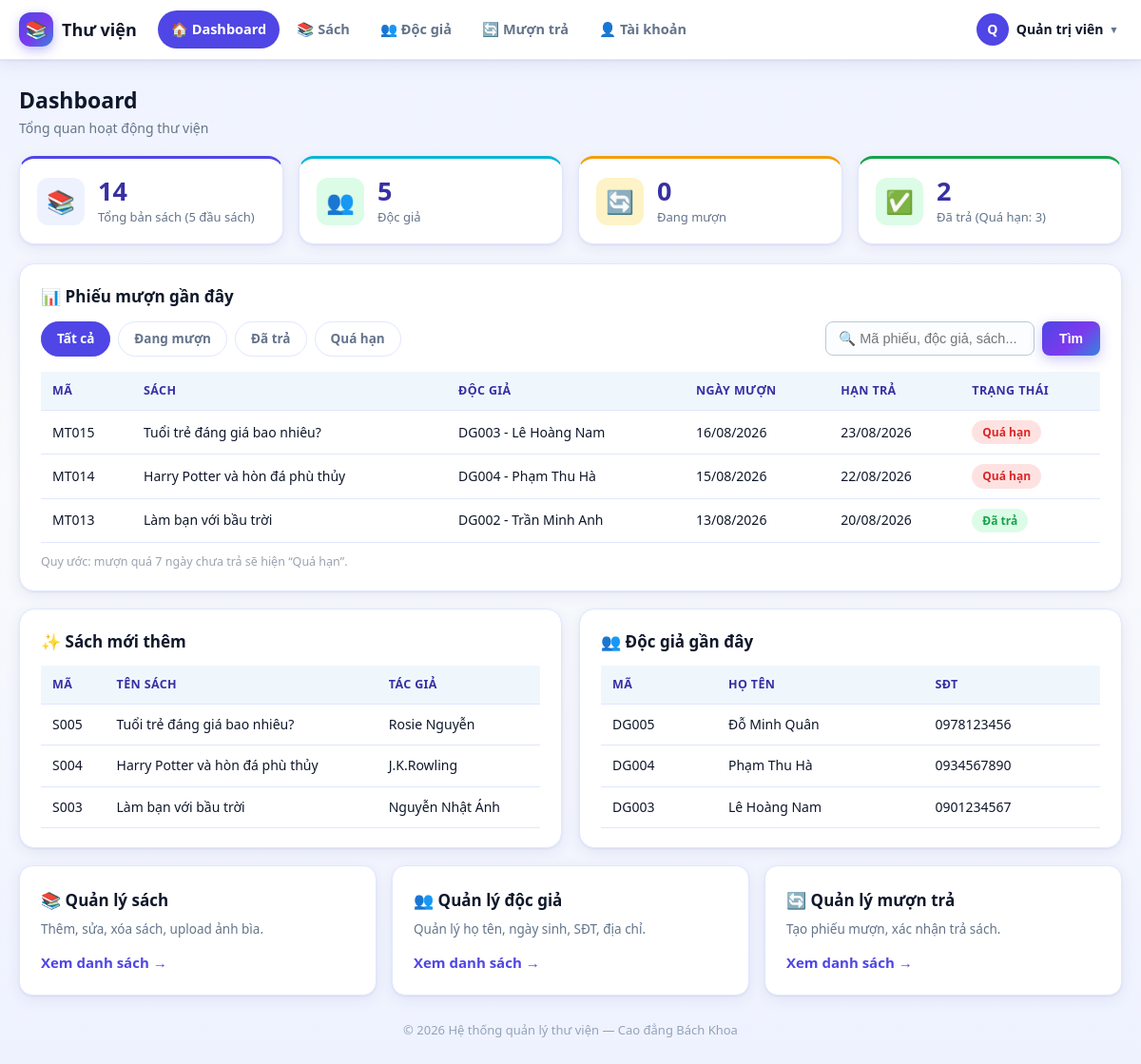
/index.php (signed in), run on the app's committed database.
### tables this page shows
CREATE TABLE IF NOT EXISTS `muon_tra` (
  `id_muon_tra` int(11) NOT NULL AUTO_INCREMENT,
  `id_sach` int(11) NOT NULL,
  `id_doc_gia` int(11) NOT NULL,
  `ngay_muon` date NOT NULL,
  `ngay_tra` date DEFAULT NULL,
  `trang_thai` varchar(30) DEFAULT 'Đang mượn',
  PRIMARY KEY (`id_muon_tra`),
  KEY `fk_muontra_sach` (`id_sach`),
  KEY `fk_muontra_docgia` (`id_doc_gia`)
);

CREATE TABLE IF NOT EXISTS `quyensach` (
  `id_sach` int(11) NOT NULL AUTO_INCREMENT,
  `name` varchar(255) NOT NULL,
  `img` varchar(255) NOT NULL,
  `tac_gia` varchar(255) NOT NULL,
  `the_loai` varchar(255) NOT NULL,
  `so_luong` int(11) NOT NULL DEFAULT 1,
  PRIMARY KEY (`id_sach`)
);

CREATE TABLE IF NOT EXISTS `doc_gia` (
  `id_doc_gia` int(11) NOT NULL AUTO_INCREMENT,
  `ho_ten` varchar(100) NOT NULL,
  `ngay_sinh` date DEFAULT NULL,
  `gioi_tinh` varchar(10) DEFAULT NULL,
  `so_dien_thoai` varchar(15) DEFAULT NULL,
  `dia_chi` varchar(255) DEFAULT NULL,
  PRIMARY KEY (`id_doc_gia`)
);

### config/helpers.php (called while the page is built, shortened)
<?php
function e($s) {
    if ($s == null) {
        $s = '';
    }
    return htmlspecialchars($s, ENT_QUOTES, 'UTF-8');
}

### config/muon_helper.php (called while the page is built, shortened)
<?php
function hanTra($ngayMuon) {
    return date('Y-m-d', strtotime($ngayMuon . ' +' . SO_NGAY_DUOC_MUON . ' days'));
}
function tinhTrangThai($phieu) {
    if (!empty($phieu['ngay_tra'])) {
        return 'Đã trả';
    }
    $han = hanTra($phieu['ngay_muon'] ?? '');
    if (date('Y-m-d') > $han) {
        return 'Quá hạn';
    }
    return 'Đang mượn';
}
function lopBadge($trangThai) {
    if ($trangThai === 'Đã trả') {
        return 'b-tra';
    }
    if ($trangThai === 'Quá hạn') {
        return 'b-han';
    }
    return 'b-muon';
}

### index.php (the view, shortened to what this page needs)
<?php
require_once __DIR__ . '/config/database.php';
$tongSach   = (int) $pdo->query('SELECT COALESCE(SUM(so_luong),0) FROM quyensach')->fetchColumn();
$tongDauSach = (int) $pdo->query('SELECT COUNT(*) FROM quyensach')->fetchColumn();
$tongDocGia = (int) $pdo->query('SELECT COUNT(*) FROM doc_gia')->fetchColumn();
$daTra      = (int) $pdo->query('SELECT COUNT(*) FROM muon_tra WHERE ngay_tra IS NOT NULL')->fetchColumn();
$quaHan     = (int) $pdo->query('SELECT COUNT(*) FROM muon_tra WHERE ngay_tra IS NULL AND CURDATE() > DATE_ADD(ngay_muon, INTERVAL ' . SO_NGAY_DUOC_MUON . ' DAY)')->fetchColumn();
$dangMuon   = (int) $pdo->query('SELECT COUNT(*) FROM muon_tra WHERE ngay_tra IS NULL AND CURDATE() <= DATE_ADD(ngay_muon, INTERVAL ' . SO_NGAY_DUOC_MUON . ' DAY)')->fetchColumn();
$loc = $_GET['loc'] ?? 'all';
$tuKhoa = trim($_GET['q'] ?? '');
$sql = "SELECT m.*, q.name AS ten_sach, d.ho_ten
        FROM muon_tra m
        LEFT JOIN quyensach q ON m.id_sach = q.id_sach
        LEFT JOIN doc_gia d ON m.id_doc_gia = d.id_doc_gia
        WHERE 1 = 1";
$thamSo = [];
$sql .= " ORDER BY m.id_muon_tra DESC LIMIT 3";
$stmt = $pdo->prepare($sql);
$stmt->execute($thamSo);
$recent = $stmt->fetchAll();
$sachMoi = $pdo->query('SELECT * FROM quyensach ORDER BY id_sach DESC LIMIT 3')->fetchAll();
$docGiaMoi = $pdo->query('SELECT * FROM doc_gia ORDER BY id_doc_gia DESC LIMIT 3')->fetchAll();
include __DIR__ . '/partials/top.php';
?>
<div class="page-head" id="thongke">
    <div>
        <h2>Dashboard</h2>
        <p class="sub">Tổng quan hoạt động thư viện</p>
    </div>
</div>
<div class="stats">
    <div class="stat"><div class="stat-ico si-blue">📚</div><div><div class="num"><?= $tongSach ?></div><div class="lbl">Tổng bản sách (<?= $tongDauSach ?> đầu sách)</div></div></div>
    <div class="stat"><div class="stat-ico si-green">👥</div><div><div class="num"><?= $tongDocGia ?></div><div class="lbl">Độc giả</div></div></div>
    <div class="stat"><div class="stat-ico si-amber">🔄</div><div><div class="num"><?= $dangMuon ?></div><div class="lbl">Đang mượn</div></div></div>
    <div class="stat"><div class="stat-ico si-green">✅</div><div><div class="num"><?= $daTra ?></div><div class="lbl">Đã trả<?= $quaHan > 0 ? " (Quá hạn: $quaHan)" : '' ?></div></div></div>
</div>
<div class="panel">
    <h3>📊 Phiếu mượn gần đây</h3>
    <div class="filter-row">
        <div class="filter-pills">
            <a class="<?= $loc === 'all' ? 'active' : '' ?>" href="index.php?loc=all&q=<?= urlencode($tuKhoa) ?>#thongke">Tất cả</a>
            <a class="<?= $loc === 'dang_muon' ? 'active' : '' ?>" href="index.php?loc=dang_muon&q=<?= urlencode($tuKhoa) ?>#thongke">Đang mượn</a>
            <a class="<?= $loc === 'da_tra' ? 'active' : '' ?>" href="index.php?loc=da_tra&q=<?= urlencode($tuKhoa) ?>#thongke">Đã trả</a>
            <a class="<?= $loc === 'qua_han' ? 'active' : '' ?>" href="index.php?loc=qua_han&q=<?= urlencode($tuKhoa) ?>#thongke">Quá hạn</a>
        </div>
        <form class="filter-search" method="GET" action="index.php">
            <input type="text" name="q" placeholder="🔍 Mã phiếu, độc giả, sách..." value="<?= e($tuKhoa) ?>">
            <button type="submit" class="btn btn-primary" style="width:auto;">Tìm</button>
        </form>
    </div>
    <table class="tbl">
        <thead><tr><th>Mã</th><th>Sách</th><th>Độc giả</th><th>Ngày mượn</th><th>Hạn trả</th><th>Trạng thái</th></tr></thead>
        <tbody>
        <?php foreach ($recent as $r): ?>
            <?php
            if (!empty($r['id_doc_gia'])) {
                $maDocGia = 'DG' . str_pad($r['id_doc_gia'], 3, '0', STR_PAD_LEFT);
                $tenDocGia = $maDocGia . ' - ' . ($r['ho_ten'] ?? '');
            } else {
                $tenDocGia = '—';
            }
            $hienThi = tinhTrangThai($r);
            $han = hanTra($r['ngay_muon'] ?? '');
            ?>
            <tr>
                <td>MT<?= str_pad($r['id_muon_tra'], 3, '0', STR_PAD_LEFT) ?></td>
                <td><?= e($r['ten_sach'] ?? '—') ?></td>
                <td><?= e($tenDocGia) ?></td>
                <td><?= $r['ngay_muon'] ? date('d/m/Y', strtotime($r['ngay_muon'])) : '' ?></td>
                <td><?= $han != '' ? date('d/m/Y', strtotime($han)) : '—' ?></td>
                <td>
                    <span class="badge <?= lopBadge($hienThi) ?>"><?= e($hienThi) ?></span>
                </td>
            </tr>
        <?php endforeach; ?>
        </tbody>
    </table>
    <p style="color:#9ca3af;font-size:12.5px;margin-top:10px;">Quy ước: mượn quá <?= SO_NGAY_DUOC_MUON ?> ngày chưa trả sẽ hiện “Quá hạn”.</p>
</div>
<div class="duo-panels">
    <div class="panel">
        <h3>✨ Sách mới thêm</h3>
        <table class="tbl">
            <thead><tr><th>Mã</th><th>Tên sách</th><th>Tác giả</th></tr></thead>
            <tbody>
            <?php foreach ($sachMoi as $s): ?>
                <tr>
                    <td>S<?= str_pad($s['id_sach'], 3, '0', STR_PAD_LEFT) ?></td>
                    <td><?= e($s['name']) ?></td>
                    <td><?= e($s['tac_gia']) ?></td>
                </tr>
            <?php endforeach; ?>
            </tbody>
        </table>
    </div>
    <div class="panel">
        <h3>👥 Độc giả gần đây</h3>
        <table class="tbl">
            <thead><tr><th>Mã</th><th>Họ tên</th><th>SĐT</th></tr></thead>
            <tbody>
            <?php foreach ($docGiaMoi as $d): ?>
                <tr>
                    <td>DG<?= str_pad($d['id_doc_gia'], 3, '0', STR_PAD_LEFT) ?></td>
                    <td><?= e($d['ho_ten']) ?></td>
                    <td><?= e($d['so_dien_thoai'] ?? '') ?></td>
                </tr>
            <?php endforeach; ?>
            </tbody>
        </table>
    </div>
</div>
<div class="cards">
    <a class="card" href="product.php"><h3>📚 Quản lý sách</h3><p>Thêm, sửa, xóa sách, upload ảnh bìa.</p><span class="arrow">Xem danh sách →</span></a>
    <a class="card" href="docgia.php"><h3>👥 Quản lý độc giả</h3><p>Quản lý họ tên, ngày sinh, SĐT, địa chỉ.</p><span class="arrow">Xem danh sách →</span></a>
    <a class="card" href="muontra.php"><h3>🔄 Quản lý mượn trả</h3><p>Tạo phiếu mượn, xác nhận trả sách.</p><span class="arrow">Xem danh sách →</span></a>
</div>
<?php include __DIR__ . '/partials/bottom.php'; ?>

### data on the page
muon_tra: id_muon_tra "015", id_sach.name "Tuổi trẻ đáng giá bao nhiêu?", id_doc_gia.ho_ten "DG003 - Lê Hoàng Nam", ngay_muon "16/08/2026", ngay_muon "23/08/2026", ngay_muon "Quá hạn"
muon_tra: id_muon_tra "014", id_sach.name "Harry Potter và hòn đá phù thủy", id_doc_gia.ho_ten "DG004 - Phạm Thu Hà", ngay_muon "15/08/2026", ngay_muon "22/08/2026", ngay_muon "Quá hạn"
muon_tra: id_muon_tra "013", id_sach.name "Làm bạn với bầu trời", id_doc_gia.ho_ten "DG002 - Trần Minh Anh", ngay_muon "13/08/2026", ngay_muon "20/08/2026", ngay_tra "Đã trả"
quyensach: id_sach "005", name "Tuổi trẻ đáng giá bao nhiêu?", tac_gia "Rosie Nguyễn"
quyensach: id_sach "004", name "Harry Potter và hòn đá phù thủy", tac_gia "J.K.Rowling"
quyensach: id_sach "003", name "Làm bạn với bầu trời", tac_gia "Nguyễn Nhật Ánh"
doc_gia: id_doc_gia "005", ho_ten "Đỗ Minh Quân", so_dien_thoai "0978123456"
doc_gia: id_doc_gia "004", ho_ten "Phạm Thu Hà", so_dien_thoai "0934567890"
doc_gia: id_doc_gia "003", ho_ten "Lê Hoàng Nam", so_dien_thoai "0901234567"

### other printed values
$chuCaiDau "Q"
$tenHienThi "Quản trị viên"
$tongSach "14"
$tongDauSach "5"
$tongDocGia "5"
$dangMuon "0"
$daTra "2"
$quaHan "3"
SO_NGAY_DUOC_MUON "7"
